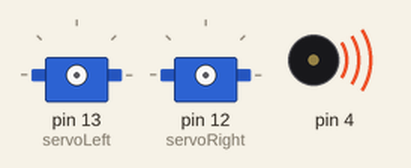
Recording of a sketch running on a simulated Arduino Uno, built with avr-gcc and run on an emulated ATmega328P. Shown: 2 × servo, buzzer (waves = sounding).

Above: at 0.1 s.
At 1.1 s:
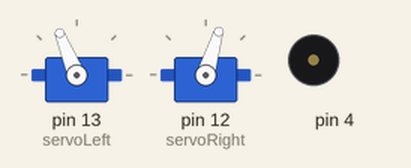
At 3.1 s:
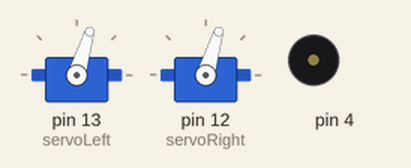
At 4.3 s:
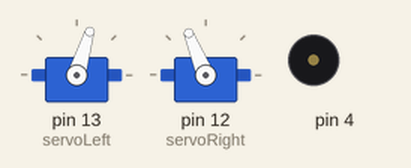
Timing chart, 0 to 5.8 s (numbered marks = the images above):
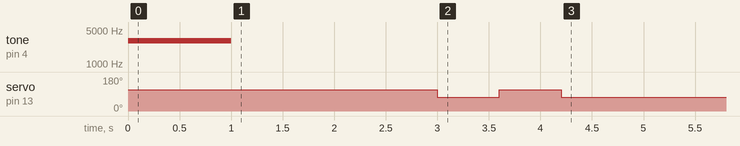

The sketch:

ForwardLeftRightBackwards.ino
```cpp
// Robotics with the BOE Shield - ForwardLeftRightBackward
// Move forward, left, right, then backward for testing and tuning.

#include <Servo.h>                           // Include servo library

Servo servoLeft;                             // Declare left and right servos
Servo servoRight;

void setup()                                 // Built-in initialization block
{
  tone(4, 3000, 1000);                       // Play tone for 1 second
  delay(1000);                               // Delay to finish tone

  servoLeft.attach(13);                      // Attach left signal to pin 13
  servoRight.attach(12);                     // Attach right signal to pin 12

  // Full speed forward
  servoLeft.writeMicroseconds(1700);         // Left wheel counterclockwise
  servoRight.writeMicroseconds(1300);        // Right wheel clockwise
  delay(2000);                               // ...for 2 seconds

  // Turn left in place
  servoLeft.writeMicroseconds(1300);         // Left wheel clockwise
  servoRight.writeMicroseconds(1300);        // Right wheel clockwise
  delay(600);                                // ...for 0.6 seconds

  // Turn right in place
  servoLeft.writeMicroseconds(1700);         // Left wheel counterclockwise
  servoRight.writeMicroseconds(1700);        // Right wheel counterclockwise
  delay(600);                                // ...for 0.6 seconds

  // Full speed backward
  servoLeft.writeMicroseconds(1300);         // Left wheel clockwise
  servoRight.writeMicroseconds(1700);        // Right wheel counterclockwise
  delay(2000);                               // ...for 2 seconds

  servoLeft.detach();                        // Stop sending servo signals
  servoRight.detach();
}

void loop()                                  // Main loop auto-repeats
{                                            // Empty, nothing needs repeating
}
```
